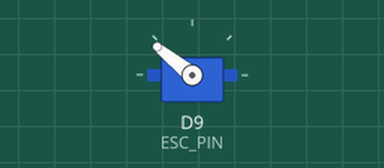
A program run on a simulated Adafruit Feather M0. On the bench: servo.

Above: at 0.1 s.
At 2.1 s:
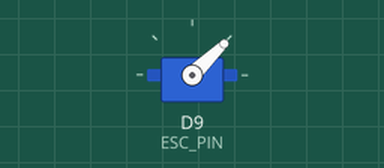
At 4.1 s:
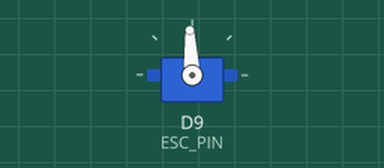
Timing chart, 0 to 5.6 s (numbered marks = the images above):
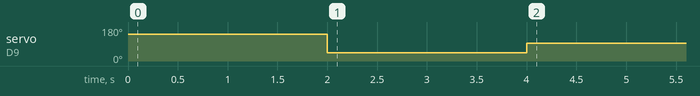

The program:

main.cpp
```cpp
#include <Arduino.h>
#include <Wire.h>
#include <AS5600.h>
#include <Servo.h>

#include "constants.h"
#include "PID.h"

float TARGET_DISTANCE = 2.0f; // meters

volatile float current_speed = NEUTRAL;
uint8_t is_moving = false;

AS5600 encoder;
Servo esc;

PID pid(Kp, Ki, Kd, Ka);

void setup() {
  esc.attach(ESC_PIN);

  pinMode(BUTTON_PIN, INPUT_PULLUP);

  Wire.begin();
  encoder.begin();

  // if (encoder.isConnected() == false) {
  //   Serial.println("AS5600 not connected!");
  //   while (true) {
  //     digitalWrite(LED_BUILTIN, HIGH);
  //     delay(100);
  //     digitalWrite(LED_BUILTIN, LOW);
  //     delay(100);
  //   }
  // }

  esc.writeMicroseconds(FULL_THROTTLE);
  delay(2000);

  esc.writeMicroseconds(FULL_BRAKE);
  delay(2000);

  esc.writeMicroseconds(NEUTRAL);
  delay(2000);

  // while (digitalRead(BUTTON_PIN) == HIGH) {
  //   // Wait for button press to start
  // }

  // is_moving = true;
  // current_speed = NEUTRAL;
}

void loop() {
  // uint64_t pos = encoder.getMPosition();
  // Serial.println(pos);
}
```

PID.h
```cpp
#pragma once

#include <Arduino.h>

class PID {
private:
    float Kp;
    float Ki;
    float Kd;
    float Ka;

    long pt = 0;
    int pe = 0;

    float p = 0.0f;
    float i = 0.0f;
    float d = 0.0f;

    float cfe = 0.0f;
    float pfe = 0.0f;
public:
    PID(float Kp, float Ki, float Kd, float Ka) {
        setCoefficients(Kp, Ki, Kd, Ka);
    }

    PID() {
        setCoefficients(1.0f, 0.0f, 0.0f, 0.0f);
    }

    void setCoefficients(float Kp, float Ki, float Kd, float Ka) {
        this->Kp = Kp;
        this->Ki = Ki;
        this->Kd = Kd;
        this->Ka = Ka;
    }

    float update(int current, int target, float scalar) {
        long t = micros();

        float dt  = ((float)(t - pt)) / 1.0e6f;
        pt = t;

        int error = target - current;

        cfe = (Ka * pfe) + (1 - Ka) * (error - pe);
        pfe = cfe;

        pe = error;

        p = error;
        i = i + error * dt;
        d = cfe / dt;

        float signal = (Kp * p + Ki * i + Kd * d) / scalar;

        return constrain(signal, -1.0f, 1.0f);
    }
};
```

constants.h
```cpp
#pragma once

#include <Arduino.h>

const float WHEEL_DIAMETER = 2.875f; // inches
const float WHEEL_CIRCUMFERENCE = WHEEL_DIAMETER * 3.14159f; // inches

#define ESC_PIN 9
#define BUTTON_PIN 7

const uint32_t FULL_THROTTLE = 2000;
const uint32_t FULL_BRAKE = 1000;
const uint32_t NEUTRAL = 1500;
const uint32_t ACCEL_INC = 10;

const float DECEL_BUFFER = 1.2f; // meters

const float Kp = 0.5f; // Proportional gain
const float Ki = 0.0f; // Integral gain
const float Kd = 0.05f; // Derivative gain
const float Ka = 0.01f; // Low pass filter gain
```
